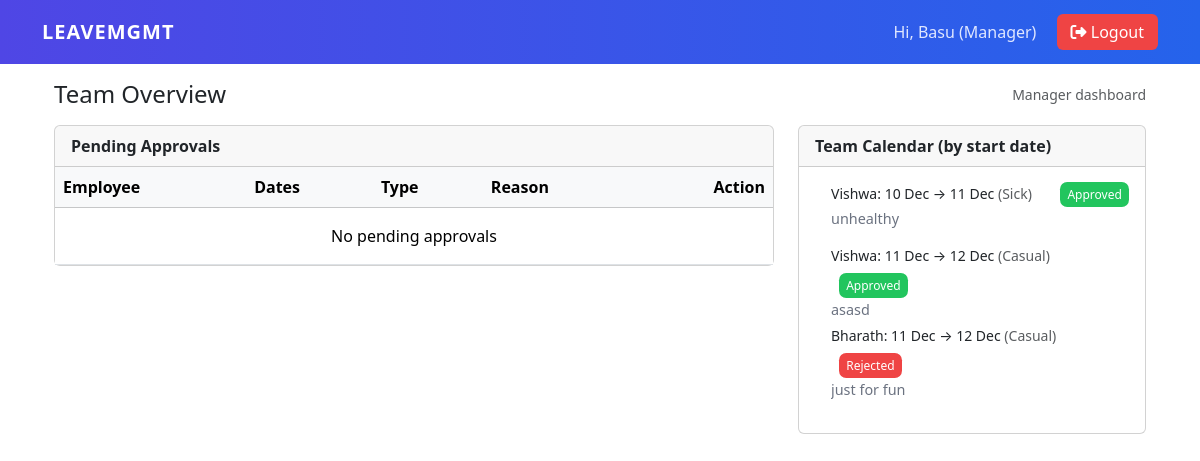
Page / (signed in) on the earlier database version.
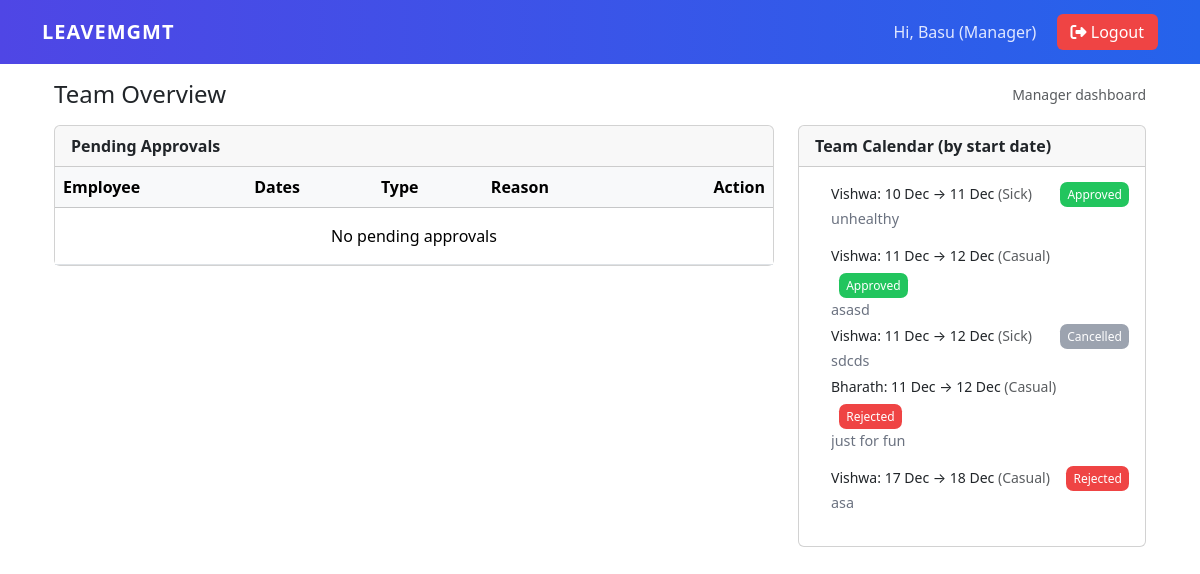
Same page on the later database version.
### Leave_Management/models.py (models this page shows, shortened)
class Profile(models.Model):
    ROLE_CHOICES = (
        ('EMP', 'Employee'),
        ('MGR', 'Manager'),
    )
    user = models.OneToOneField(User, on_delete=models.CASCADE, related_name='profile')
    role = models.CharField(max_length=3, choices=ROLE_CHOICES, default='EMP')
    manager = models.ForeignKey(User, on_delete=models.SET_NULL, null=True, blank=True, related_name='team_members')

class LeaveApplication(models.Model):
    LEAVE_TYPE = (
        ('CAS', 'Casual'),
        ('SIC', 'Sick'),
        ('EAR', 'Earned'),
    )
    STATUS = (
        ('PEN', 'Pending'),
        ('APP', 'Approved'),
        ('REJ', 'Rejected'),
        ('CAN', 'Cancelled'),
    )
    user = models.ForeignKey(User, on_delete=models.CASCADE)
    leave_type = models.CharField(max_length=3, choices=LEAVE_TYPE)
    start_date = models.DateField()
    end_date = models.DateField()
    reason = models.TextField(blank=True)
    status = models.CharField(max_length=3, choices=STATUS, default='PEN')
    manager_comments = models.TextField(blank=True)
    applied_at = models.DateTimeField(auto_now_add=True)
    updated_at = models.DateTimeField(auto_now=True)

### Leave_Management/views.py (the view, shortened to what this page needs)
# urls.py: path('', views.dashboard, name='dashboard'),
@login_required
def dashboard(request):
    profile = getattr(request.user, 'profile', None)
    if profile and profile.role == 'MGR':
        team = User.objects.filter(profile__manager=request.user)
        pending = LeaveApplication.objects.filter(user__in=team, status='PEN').order_by('start_date')
        calendar = {}
        for leave in LeaveApplication.objects.filter(user__in=team).order_by('start_date'):
            key = leave.start_date.isoformat()
            calendar.setdefault(key, []).append(leave)
        context = {
            'is_manager': True,
            'team': team,
            'pending': pending,
            'calendar': calendar,
        }
        return render(request, 'leaves/manager_dashboard.html', context)

### Leave_Management/templates/leaves/manager_dashboard.html (shortened to what this page needs)
{% extends "base.html" %}
{% block content %}
<div class="container">
  <div class="d-flex justify-content-between align-items-center mb-3">
    <h4 class="mb-0">Team Overview</h4>
    <small class="text-muted">Manager dashboard</small>
  </div>
  <div class="row">
    <div class="col-lg-8">
      <div class="card mb-4">
        <div class="card-header">
          <strong>Pending Approvals</strong>
        </div>
        <div class="card-body p-0">
          <div class="table-responsive">
            <table class="table table-hover mb-0">
              <thead class="table-light">
                <tr>
                  <th>Employee</th>
                  <th>Dates</th>
                  <th>Type</th>
                  <th>Reason</th>
                  <th class="text-end">Action</th>
                </tr>
              </thead>
              <tbody>
                {% for l in pending %}
                  <tr>
                    <td>
                      <div class="fw-semibold">{{ l.user.username|title }}</div>
                      <div class="text-muted small">
                        {{ l.user.profile.get_role_display|default:"Employee" }}
                      </div>
                    </td>
                    <td>
                      <div>{{ l.start_date|date:"M d, Y" }} → {{ l.end_date|date:"M d, Y" }}</div>
                      <div class="text-muted small">{{ l|length }} day{% if l|length != 1 %}s{% endif %}</div>
                    </td>
                    <td>
                      <span class="badge bg-primary">{{ l.get_leave_type_display }}</span>
                    </td>
                    <td class="text-truncate" style="max-width:220px;">
                      {{ l.reason|default:"—" }}
                    </td>
                    <td class="text-end">
                      <a class="btn btn-sm btn-outline-primary" href="{% url 'approve_leave' l.pk %}">Open</a>
                    </td>
                  </tr>
                {% empty %}
                  <tr>
                    <td colspan="5" class="text-center py-3">No pending approvals</td>
                  </tr>
                {% endfor %}
              </tbody>
            </table>
          </div>
        </div>
      </div>
    </div>
    <div class="col-lg-4">
      <div class="card mb-4">
        <div class="card-header">
          <strong>Team Calendar (by start date)</strong>
        </div>
        <div class="card-body">
          {% if calendar %}
            {% for date_iso, leaves in calendar.items %}
              <div class="mb-3">
                <ul class="mb-2 ps-3 small list-unstyled">
                  {% for l in leaves %}
                    <li class="mb-1">
                      <div class="calendar-entry">
                        <div>
                          <span class="fw-medium">{{ l.user.username|title }}</span>:
                          {{ l.start_date|date:"d M" }} → {{ l.end_date|date:"d M" }}
                          <span class="text-muted">({{ l.get_leave_type_display }})</span>
                        </div>
                        <div class="ms-2">
                          {% if l.status == 'APP' or l.status == 'approved' %}
                            <span class="status-badge status-approved" aria-label="Approved">Approved</span>
                          {% elif l.status == 'REJ' or l.status == 'rejected' %}
                            <span class="status-badge status-rejected" aria-label="Rejected">Rejected</span>
                          {% elif l.status == 'CAN' or l.status == 'cancelled' or l.status == 'cancel' %}
                            <span class="status-badge status-cancelled" aria-label="Cancelled">Cancelled</span>
                          {% else %}
                            <span class="status-badge status-pending" aria-label="Pending">Pending</span>
                          {% endif %}
                        </div>
                      </div>
                      {% if l.reason %}
                        <div class="calendar-meta mt-1 text-truncate" style="max-width:100%;">
                          {{ l.reason|truncatechars:80 }}
                        </div>
                      {% endif %}
                    </li>
                  {% endfor %}
                </ul>
              </div>
            {% endfor %}
          {% else %}
            <p class="mb-0 text-muted">No team leaves scheduled.</p>
          {% endif %}
        </div>
      </div>
    </div>
  </div>
</div>
{% endblock %}

### Leave_Management/templates/base.html (shortened to what this page needs)
<!doctype html>
<html lang="en">
<head>
  <link href="https://cdn.jsdelivr.net/npm/bootstrap@5.3.2/dist/css/bootstrap.min.css" rel="stylesheet">
  <link href="https://cdnjs.cloudflare.com/ajax/libs/font-awesome/6.4.0/css/all.min.css" rel="stylesheet">
</head>
<body>
<nav class="navbar navbar-expand-lg navbar-custom">
  <div class="container">
    <a class="navbar-brand" href="{% url 'dashboard' %}">LEAVEMGMT</a>
    <div class="ms-auto">
      {% if user.is_authenticated %}
        <span class="nav-user">
          Hi, {{ user.username|title }}
          ({{ user.profile.get_role_display }})
        </span>
        <form id="logoutForm" method="post" action="{% url 'logout' %}" style="display:inline;">
          <button type="submit" class="btn-logout">
            <i class="fa fa-sign-out-alt"></i> Logout
          </button>
        </form>
      {% else %}
        <a href="{% url 'login' %}" class="btn-login">
          <i class="fa fa-sign-in-alt"></i> Login
        </a>
      {% endif %}
    </div>
  </div>
</nav>
<div class="container mt-3 mb-5">
  {% block content %}{% endblock %}
</div>
</body>
</html>

### Leave_Management/templates/base.html (style rules this page uses)
.navbar-custom { background: linear-gradient(90deg, #4f46e5, #2563eb); padding: .75rem 1rem; }
.navbar-brand { font-weight:700; font-size:1.25rem; color:#fff !important; letter-spacing:1px; }
.nav-user { color:#e0e7ff; margin-right:1rem; font-weight:500; }
.btn-logout { background:#ef4444; border:none; color:#fff; padding:6px 14px; border-radius:6px; }

### Leave_Management/templates/leaves/manager_dashboard.html (style rules this page uses)
.calendar-entry { display:flex; justify-content:space-between; gap:0.5rem; align-items:center; flex-wrap:wrap; }
.calendar-meta { color:#6b7280; font-size:.9rem; }
.status-badge { font-size:0.75rem; padding:0.25rem 0.45rem; border-radius:0.45rem; }
.status-approved { background:#22c55e; color:#fff; }
.status-rejected { background:#ef4444; color:#fff; }
.status-cancelled { background:#9ca3af; color:#fff; }

Differences in the rows shown:
added LeaveApplication: user.username "Vishwa", start_date "11 Dec", end_date "12 Dec", leave_type "Sick", status "Cancelled", reason "sdcds"
added LeaveApplication: user.username "Vishwa", start_date "17 Dec", end_date "18 Dec", leave_type "Casual", status "Rejected", reason "asa"
